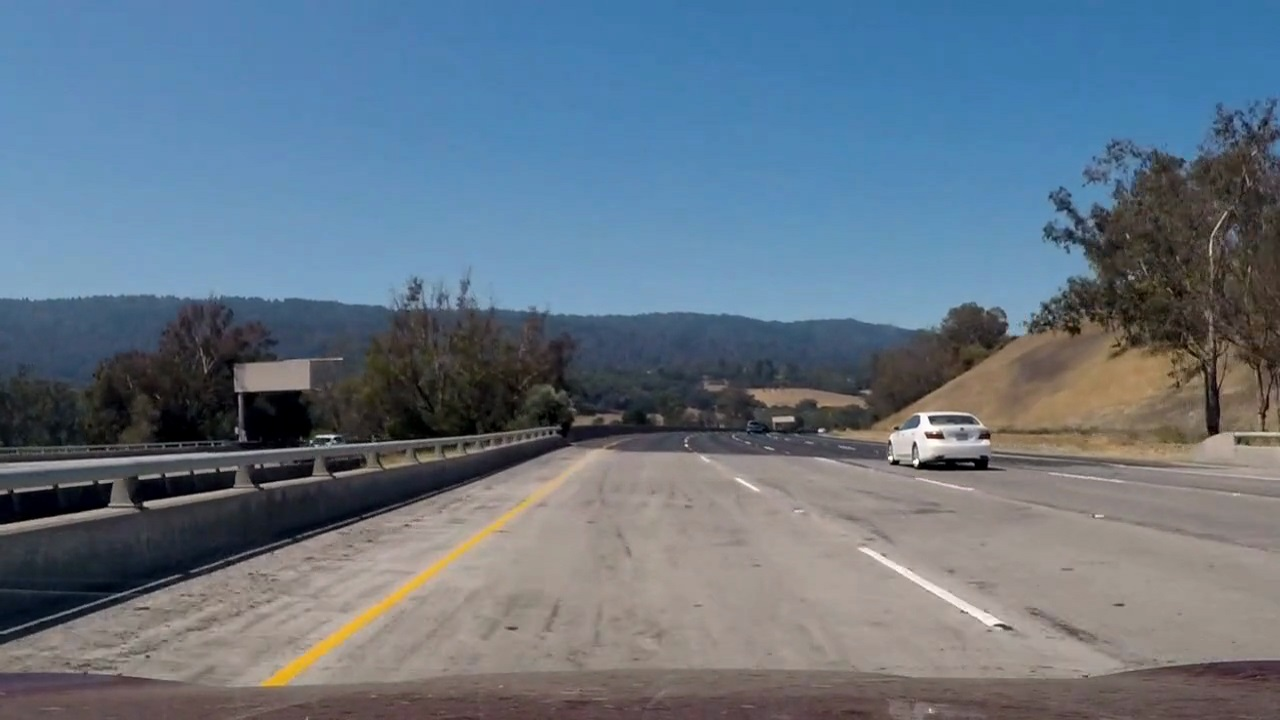
#> input picture test_images/test7.jpg, 1280 x 720 px
$ jupyter execute --allow-errors 'P5 Vehicle Detection.ipynb'   (shell and % lines are left out)   (older library calls are emulated)
#> lines starting #> are read from the running program, lines starting #| are printed output that depends on the picture; after the words box and inside, x2 and y2 are one past the last pixel; in counts of white or black regions, pixels touching at a corner belong together
## Set up initial functions

[cell 1]
import numpy as np
import cv2
from skimage.feature import hog
import matplotlib.pyplot as plt
import matplotlib.image as mpimg
import glob
from sklearn.preprocessing import StandardScaler
from sklearn.svm import LinearSVC
from sklearn.model_selection import train_test_split
from sklearn.metrics import accuracy_score
from sklearn import svm
import time
import pickle
from scipy.ndimage.measurements import label
from collections import deque
model_filename = 'finalized_model.sav'


# [42 lines left out: functions convert_color, get_hog_features, bin_spatial, color_hist, not called in this run]

def getRGBImage(image_name):
#> called with image_name = './test_images/test7.jpg'
    return mpimg.imread(image_name)
#> returned value is the input picture: shape (720, 1280, 3); mean R, G, B 101, 116.1, 130.8

# [9 lines left out: functions rgb2hsv_schannel, rgb2luv_vchannel, not called in this run]


def extract_features(images, cspace='RGB', orient=8, spatial_size=(32, 32),
                     hist_bins=32, pix_per_cell=8, cell_per_block=2,
                     spatial_feat=True, hist_feat=True, hog_feat=True,
                     hog_channel=0):
    features = []
    # Iterate through the list of images
    for image in images:
        file_features = []

        # load image
        if type(image) == str:
            image = getRGBImage(image)

        # convert color space
        if cspace != 'RGB':
            if cspace == 'HSV':
                feature_image = cv2.cvtColor(image, cv2.COLOR_RGB2HSV)
            elif cspace == 'LUV':
                feature_image = cv2.cvtColor(image, cv2.COLOR_RGB2LUV)
            elif cspace == 'HLS':
                feature_image = cv2.cvtColor(image, cv2.COLOR_RGB2HLS)
            elif cspace == 'YUV':
                feature_image = cv2.cvtColor(image, cv2.COLOR_RGB2YUV)
            elif cspace == 'YCrCb':
                feature_image = cv2.cvtColor(image, cv2.COLOR_RGB2YCrCb)
        else:
            feature_image = np.copy(image)

        if spatial_feat:
            spatial_features = bin_spatial(feature_image, size=spatial_size)
            file_features.append(spatial_features)
        if hist_feat:
            hist_features = color_hist(feature_image, nbins=hist_bins)
            # 6) Append features to list
            file_features.append(hist_features)

        # Call get_hog_features() with vis=False, feature_vec=True
        if hog_channel == 'ALL':
            hog_features = []
            for channel in range(feature_image.shape[2]):
                hog_features.append(get_hog_features(feature_image[:,:,channel],
                                                     orient, pix_per_cell,
                                                     cell_per_block, vis=False,
                                                     feature_vec=True))
            hog_features = np.ravel(hog_features)
            file_features.append(hog_features)
        else:
            hog_features=get_hog_features(feature_image[:,:,hog_channel],orient,
                                          pix_per_cell, cell_per_block,
                                          vis=False, feature_vec=True)
            # Append the new feature vector to the features list
            file_features.append(hog_features)

        features.append(np.concatenate(file_features))
    # Return list of feature vectors
    return np.array(features)

# [45 lines left out: function single_img_features, not called in this run]

def data_look(car_list, notcar_list):
    data_dict = {}
    # Define a key in data_dict "n_cars" and store the number of car images
    data_dict["n_cars"] = len(car_list)
    # Define a key "n_notcars" and store the number of notcar images
    data_dict["n_notcars"] = len(notcar_list)
    # Read in a test image, either car or notcar
    example_img = mpimg.imread(car_list[0])
    # Define a key "image_shape" and store the test image shape 3-tuple
    data_dict["image_shape"] = example_img.shape
    # Define a key "data_type" and store the data type of the test image.
    data_dict["data_type"] = example_img.dtype
    # Return data_dict
    return data_dict

# Define a function that takes an image,
# start and stop positions in both x and y,
# window size (x and y dimensions),
# and overlap fraction (for both x and y)
def slide_window(img, x_start_stop=[None, None], y_start_stop=[None, None],
                    xy_window=(64, 64), xy_overlap=(0.5, 0.5)):
    # If x and/or y start/stop positions not defined, set to image size
    if x_start_stop[0] == None:
        x_start_stop[0] = 0
    if x_start_stop[1] == None:
        x_start_stop[1] = img.shape[1]
    if y_start_stop[0] == None:
        y_start_stop[0] = 0
    if y_start_stop[1] == None:
        y_start_stop[1] = img.shape[0]
    # Compute the span of the region to be searched
    xspan = x_start_stop[1] - x_start_stop[0]
    yspan = y_start_stop[1] - y_start_stop[0]
    # Compute the number of pixels per step in x/y
    nx_pix_per_step = np.int(xy_window[0]*(1 - xy_overlap[0]))
    ny_pix_per_step = np.int(xy_window[1]*(1 - xy_overlap[1]))
    # Compute the number of windows in x/y
    nx_buffer = np.int(xy_window[0]*(xy_overlap[0]))
    ny_buffer = np.int(xy_window[1]*(xy_overlap[1]))
    nx_windows = np.int((xspan-nx_buffer)/nx_pix_per_step)
    ny_windows = np.int((yspan-ny_buffer)/ny_pix_per_step)
    # Initialize a list to append window positions to
    window_list = []
    # Loop through finding x and y window positions
    # Note: you could vectorize this step, but in practice
    # you'll be considering windows one by one with your
    # classifier, so looping makes sense
    for ys in range(ny_windows):
        for xs in range(nx_windows):
            # Calculate window position
            startx = xs*nx_pix_per_step + x_start_stop[0]
            endx = startx + xy_window[0]
            starty = ys*ny_pix_per_step + y_start_stop[0]
            endy = starty + xy_window[1]

            # Append window position to list
            window_list.append(((startx, starty), (endx, endy)))
    # Return the list of windows
    return window_list

# Define a function to draw bounding boxes
def draw_boxes(img, bboxes, color=(0, 0, 255), thick=6):
    # Make a copy of the image
    imcopy = np.copy(img)
    # Iterate through the bounding boxes
    for bbox in bboxes:
        # Draw a rectangle given bbox coordinates
        cv2.rectangle(imcopy, bbox[0], bbox[1], color, thick)
    # Return the image copy with boxes drawn
    return imcopy


# [197 lines left out: functions search_windows, find_cars, find_cars_hot_windows, add_heat, subtract_heat, apply_threshold and 1 more, not called in this run]

def get_windows(img):
    y_start_stop1 = [400, 512]
    x_start_stop1 = [200, 1100]
    xy_window1 = (72,56)
    xy_overlap1 = (0.75,0.7)
    windows1 = slide_window(img, x_start_stop=x_start_stop1, y_start_stop=y_start_stop1,
                        xy_window=xy_window1, xy_overlap=xy_overlap1)

    y_start_stop2 = [380, 592]
    x_start_stop2 = [0, 1280]
    xy_window2 = (120,100)
    xy_overlap2 = (0.7,0.7)
    windows2 = slide_window(img, x_start_stop=x_start_stop2, y_start_stop=y_start_stop2,
                        xy_window=xy_window2, xy_overlap=xy_overlap2)

    y_start_stop3 = [400, 720]
    x_start_stop3 = [None, None]
    xy_window3 = (200,180)
    xy_overlap3 = (0.75,0.5)
    windows3 = slide_window(img, x_start_stop=x_start_stop3, y_start_stop=y_start_stop3,
                        xy_window=xy_window3, xy_overlap=xy_overlap3)

    all_windows = windows1 + windows2 + windows3
    return all_windows
print('All Clear')

## Demonstrate a visualization of HOG features

[cell 2]
cars = glob.glob("./vehicles/vehicles/**/*.png")
notcars = glob.glob("./non-vehicles/non-vehicles/**/*.png")

#> (the rest of this cell did not finish here and is left out)

[cell 3]
cars = glob.glob("./vehicles/vehicles/**/*.png")
notcars = glob.glob("./non-vehicles/non-vehicles/**/*.png")

#> (the rest of this cell did not finish here and is left out)

[cell 4]
cars = glob.glob("./vehicles/vehicles/**/*.png")
notcars = glob.glob("./non-vehicles/non-vehicles/**/*.png")
#> (the rest of this cell did not finish here and is left out)

## Train the classifier

[cell 5]
cars = glob.glob("./vehicles/vehicles/**/*.png")
notcars = glob.glob("./non-vehicles/non-vehicles/**/*.png")

extracted_car_features = extract_features(cars, cspace = 'YCrCb', orient=8, spatial_size=(16,16), hist_bins=18, pix_per_cell = 8, cell_per_block =2,
                                          spatial_feat=True, hist_feat=True, hog_feat=True, hog_channel='ALL')
extracted_notcar_features = extract_features(notcars, cspace = 'YCrCb', orient=8, spatial_size=(16,16), hist_bins=18, pix_per_cell = 8, cell_per_block =2,
                                          spatial_feat=True, hist_feat=True, hog_feat=True, hog_channel='ALL')

X_features = np.vstack((extracted_car_features, extracted_notcar_features)).astype(np.float64)
y_features = np.hstack((np.ones(len(cars)), np.zeros(len(notcars))))

#Split training set from testing set
#> (the rest of this cell did not finish here and is left out)

#> (a cell that did not finish here is left out)

#> (a cell that did not finish here is left out)

#> (a cell that did not finish here is left out)

[cell 9]
t=time.time()
n_predict = 10
#> (the rest of this cell did not finish here and is left out)

[cell 10]
test_image = getRGBImage('./test_images/test7.jpg')
#Could use the img_size to make dynamic start stop pixel values. Deciding to hard code for now.
draw_image = np.copy(test_image)
img = draw_image.astype(np.float32) / 255

y_start_stop1 = [400, 512]
x_start_stop1 = [200, 1100]
xy_window1 = (72,56)
xy_overlap1 = (0.75,0.5)
windows1 = slide_window(img, x_start_stop=x_start_stop1, y_start_stop=y_start_stop1,
                    xy_window=xy_window1, xy_overlap=xy_overlap1)
#> windows1 = 141 items

y_start_stop2 = [380, 592]
x_start_stop2 = [0, 1280]
xy_window2 = (120,100)
xy_overlap2 = (0.6,0.6)
windows2 = slide_window(img, x_start_stop=x_start_stop2, y_start_stop=y_start_stop2,
                    xy_window=xy_window2, xy_overlap=xy_overlap2)
#> windows2 = 75 items

y_start_stop3 = [400, 720]
x_start_stop3 = [None, None]
xy_window3 = (200,180)
xy_overlap3 = (0.75,0.5)
windows3 = slide_window(img, x_start_stop=x_start_stop3, y_start_stop=y_start_stop3,
                    xy_window=xy_window3, xy_overlap=xy_overlap3)
#> windows3 = 44 items

all_windows = windows1 + windows2 + windows3
#> all_windows = 260 items

window_img1 = draw_boxes(draw_image, windows1, color=(0, 0, 255), thick=2)
#> the loop in draw_boxes, `for bbox in bboxes:` made 141 passes
#> bbox on passes 1 to 12: ((200, 400), (272, 456)), ((218, 400), (290, 456)), ((236, 400), (308, 456)), ((254, 400), (326, 456)), ((272, 400), (344, 456)), ((290, 400), (362, 456)), ((308, 400), (380, 456)), ((326, 400), (398, 456)), ((344, 400), (416, 456)), ((362, 400), (434, 456)), ((380, 400), (452, 456)), ((398, 400), (470, 456))
#> after the loop in draw_boxes, `for bbox in bboxes:`: imcopy: shape (720, 1280, 3); 3.13% of pixels changed, all inside (x1, y1, x2, y2) = (199, 399, 1102, 514)
window_img2 = draw_boxes(window_img1, windows2, color=(0, 255, 0), thick=4)
#> the loop in draw_boxes (call 2), `for bbox in bboxes:` made 75 passes
#> bbox on passes 1 to 12: ((0, 380), (120, 480)), ((48, 380), (168, 480)), ((96, 380), (216, 480)), ((144, 380), (264, 480)), ((192, 380), (312, 480)), ((240, 380), (360, 480)), ((288, 380), (408, 480)), ((336, 380), (456, 480)), ((384, 380), (504, 480)), ((432, 380), (552, 480)), ((480, 380), (600, 480)), ((528, 380), (648, 480))
#> after the loop in draw_boxes (call 2), `for bbox in bboxes:`: imcopy: shape (720, 1280, 3); mean R, G, B 89.8, 126.9, 126.8
window_img3 = draw_boxes(window_img2, windows3, color=(255, 0, 0), thick=6)
#> after the loop in draw_boxes (call 3), `for bbox in bboxes:`: imcopy: shape (720, 1280, 3); mean R, G, B 103.4, 115.8, 117.6

plt.imshow(window_img3)
plt.imsave('./output_images/all_windows.jpg', window_img3)

[cell 11]
test_image = getRGBImage('./test_images/test9.jpg')
#> call 2 of getRGBImage, with image_name = './test_images/test9.jpg'
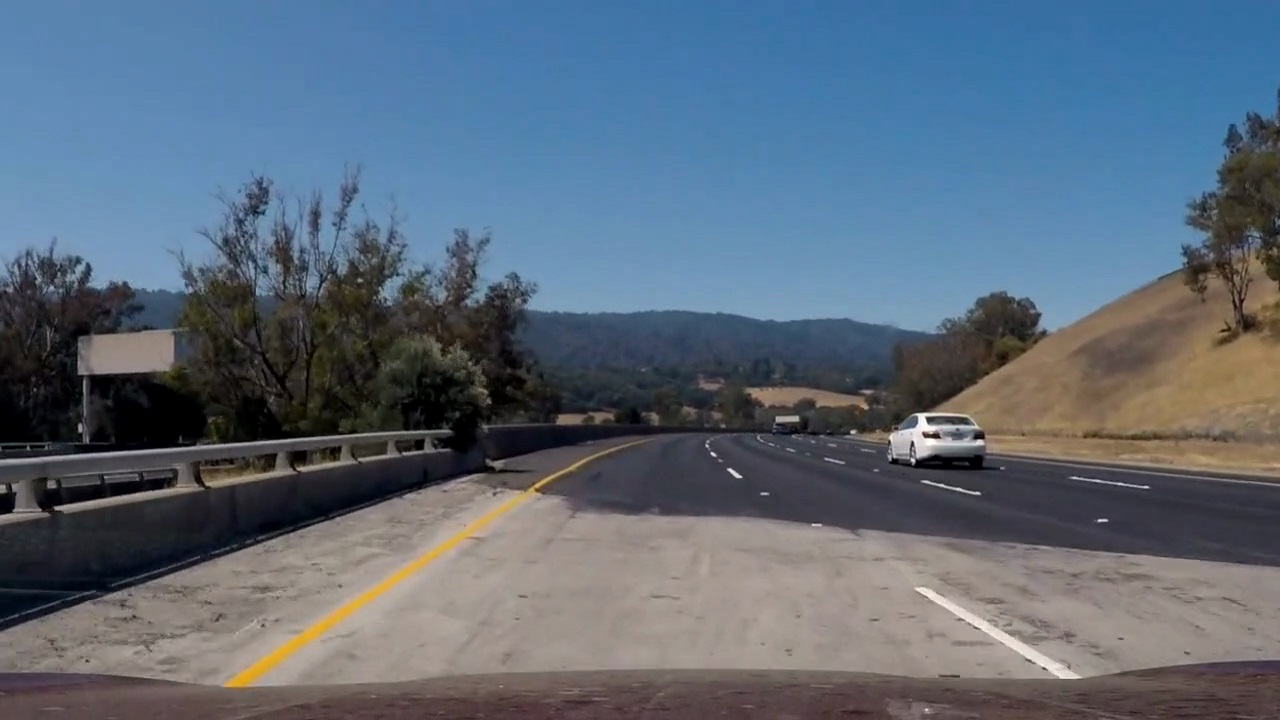
#> input picture test_images/test9.jpg, 1280 x 720 px
#> in getRGBImage, returned value is the input picture: shape (720, 1280, 3); mean R, G, B 92.4, 106, 120.8
#Could use the img_size to make dynamic start stop pixel values. Deciding to hard code for now.
draw_image = np.copy(test_image)
img = draw_image.astype(np.float32) / 255

y_start_stop1 = [400, 512]
x_start_stop1 = [200, 1100]
xy_window1 = (72,56)
xy_overlap1 = (0.75,0.5)
windows1 = slide_window(img, x_start_stop=x_start_stop1, y_start_stop=y_start_stop1,
                    xy_window=xy_window1, xy_overlap=xy_overlap1)

y_start_stop2 = [380, 592]
x_start_stop2 = [0, 1280]
xy_window2 = (120,100)
xy_overlap2 = (0.7,0.7)
windows2 = slide_window(img, x_start_stop=x_start_stop2, y_start_stop=y_start_stop2,
                    xy_window=xy_window2, xy_overlap=xy_overlap2)
#> windows2 = 132 items

y_start_stop3 = [400, 720]
x_start_stop3 = [None, None]
xy_window3 = (200,180)
xy_overlap3 = (0.75,0.5)
windows3 = slide_window(img, x_start_stop=x_start_stop3, y_start_stop=y_start_stop3,
                    xy_window=xy_window3, xy_overlap=xy_overlap3)

all_windows = windows1 + windows2 + windows3
#> all_windows = 317 items


#> (the rest of this cell did not finish here and is left out)

[cell 12]
ystart = 400
ystop = 720
scale = 3
test_image = getRGBImage('./test_images/test2.jpg')
#> call 3 of getRGBImage, with image_name = './test_images/test2.jpg'
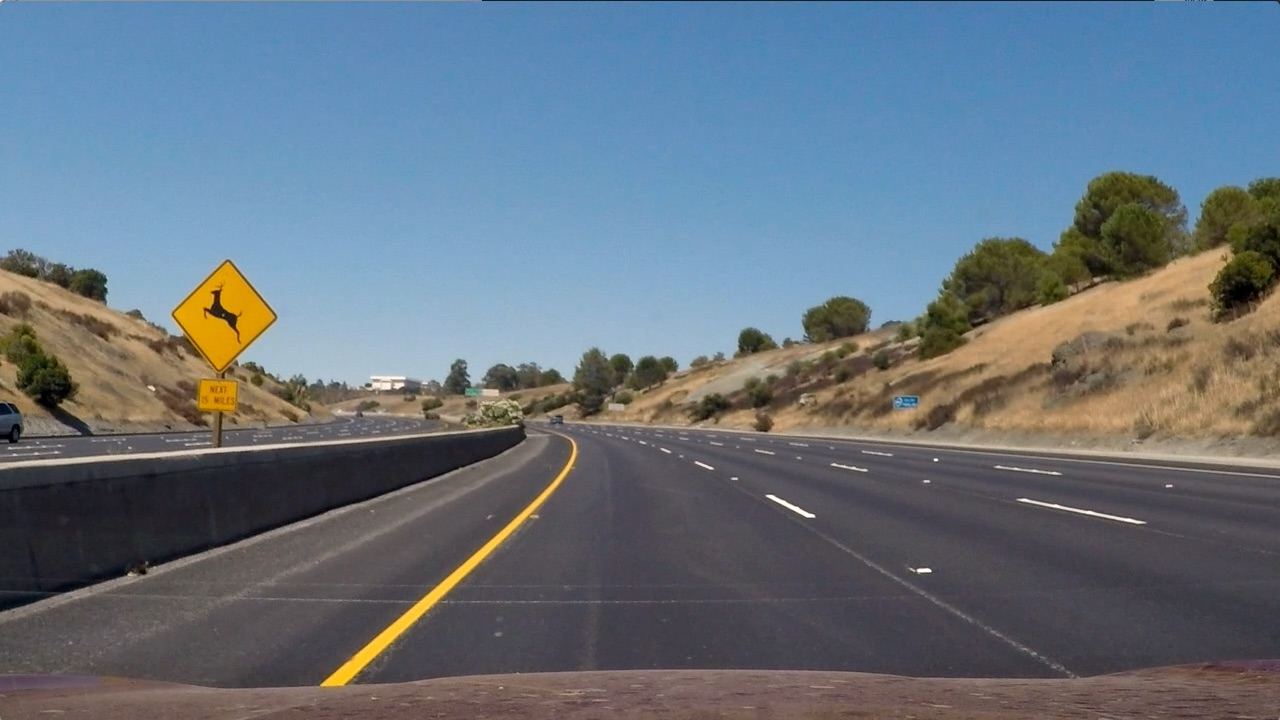
#> input picture test_images/test2.jpg, 1280 x 720 px
#> in getRGBImage, returned value is the input picture: shape (720, 1280, 3); mean R, G, B 102.8, 114.6, 125.5

#> (the rest of this cell did not finish here and is left out)

[cell 13]
from scipy.ndimage.measurements import label
test_image = getRGBImage('./test_images/test5.jpg')
#> call 4 of getRGBImage, with image_name = './test_images/test5.jpg'
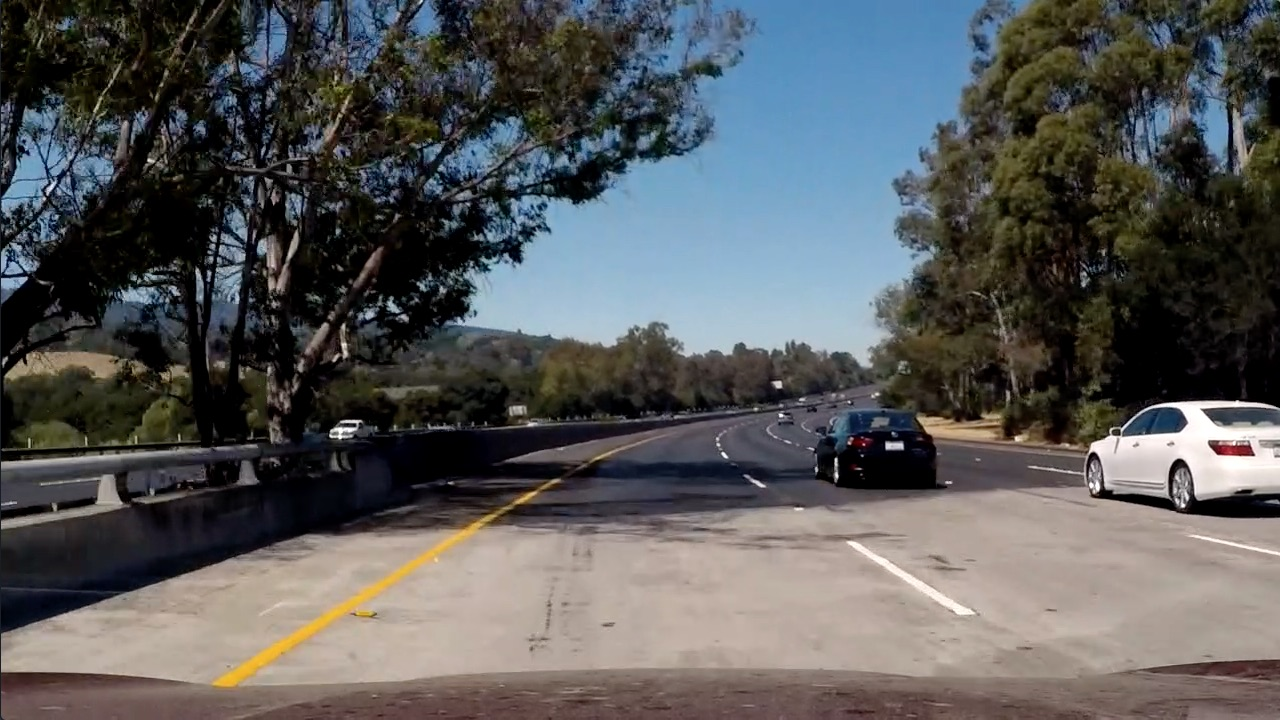
#> input picture test_images/test5.jpg, 1280 x 720 px
#> in getRGBImage, returned value is the input picture: shape (720, 1280, 3); mean R, G, B 88.5, 89.3, 89.8
img = test_image.astype(np.float32) / 255
heat = np.zeros_like(img[:,:,0]).astype(np.float)
print(heat.shape)
#| (720, 1280)

windows = get_windows(test_image)
#> in get_windows, `windows1 = slide_window(img, x_start_stop=x_start_stop1, y_start_stop=..`: windows1 = 188 items
#> in get_windows, `windows2 = slide_window(img, x_start_stop=x_start_stop2, y_start_stop=..`: windows2 = 132 items
#> in get_windows, `windows3 = slide_window(img, x_start_stop=x_start_stop3, y_start_stop=..`: windows3 = 44 items
#> in get_windows, `all_windows = windows1 + windows2 + windows3`: all_windows = 364 items
#> windows = 364 items

#> (the rest of this cell did not finish here and is left out)

## Image pipeline

[cell 14]
# [25 lines left out: function process_image, not called in this run]

[cell 15]
from moviepy.editor import VideoFileClip
from IPython.display import HTML
test_image = getRGBImage('./test_images/test6.jpg')
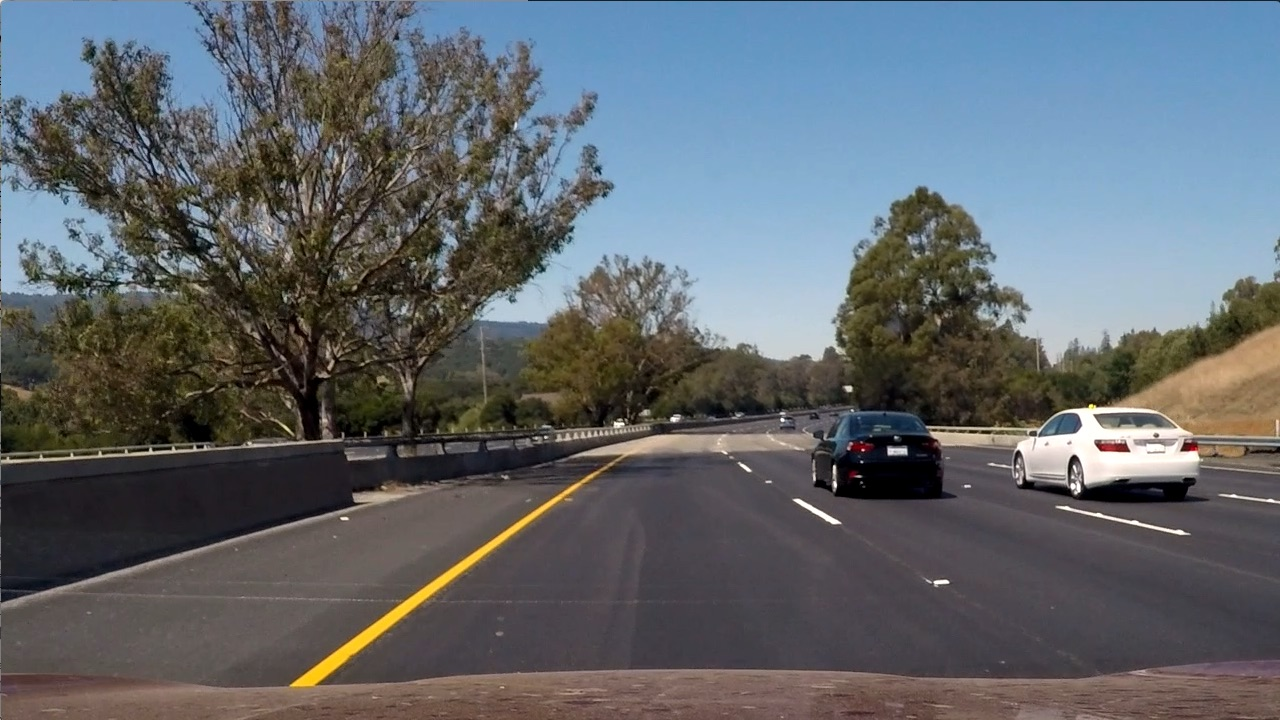
#> input picture test_images/test6.jpg, 1280 x 720 px
#> in getRGBImage, returned value is the input picture: shape (720, 1280, 3); mean R, G, B 97, 102.6, 107.9
windows = get_windows(test_image)
